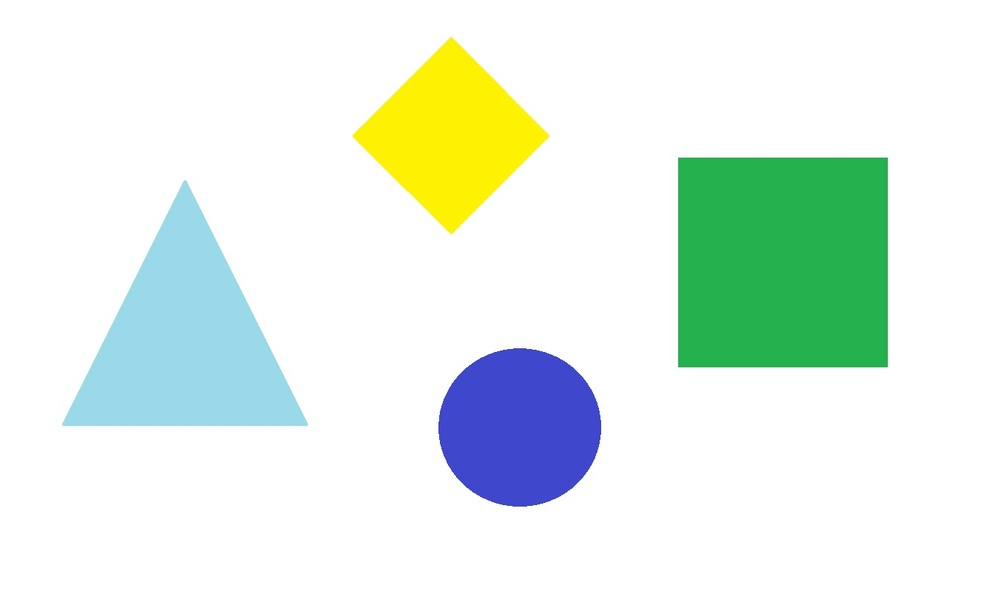
#> input picture task11/test3.jpg, 1000 x 610 px, shrunk from 1364 x 832 before the run
$ python task11.py
#> lines starting #> are read from the running program, lines starting #| are printed output that depends on the picture; after the words box and inside, x2 and y2 are one past the last pixel; in counts of white or black regions, pixels touching at a corner belong together
import cv2
import numpy as np

image = cv2.imread("test3.jpg")  # читаем картинку
#> image is the input picture: shape (610, 1000, 3); mean B, G, R 231.1, 240.9, 227.6
cv2.imshow("original", image)    # показываем оригинал
cv2.waitKey(0)

blurred_image = cv2.GaussianBlur(image, (11, 11), 0)  # размытие для снижения шума
cv2.imshow("blurred", blurred_image)
cv2.waitKey(0)

hsv_image = cv2.cvtColor(blurred_image, cv2.COLOR_BGR2HSV)  # переводим в hsv
#> hsv_image: shape (610, 1000, 3); mean H, S, V 17.2, 32.9, 246.4
cv2.imshow("HSV", hsv_image)
cv2.waitKey(0)

lower_bound = np.array([0, 30, 30])   # нижняя граница цвета
upper_bound = np.array([179, 255, 255])  # верхняя граница цвета

mask = cv2.inRange(hsv_image, lower_bound, upper_bound)  # маска нужного цвета
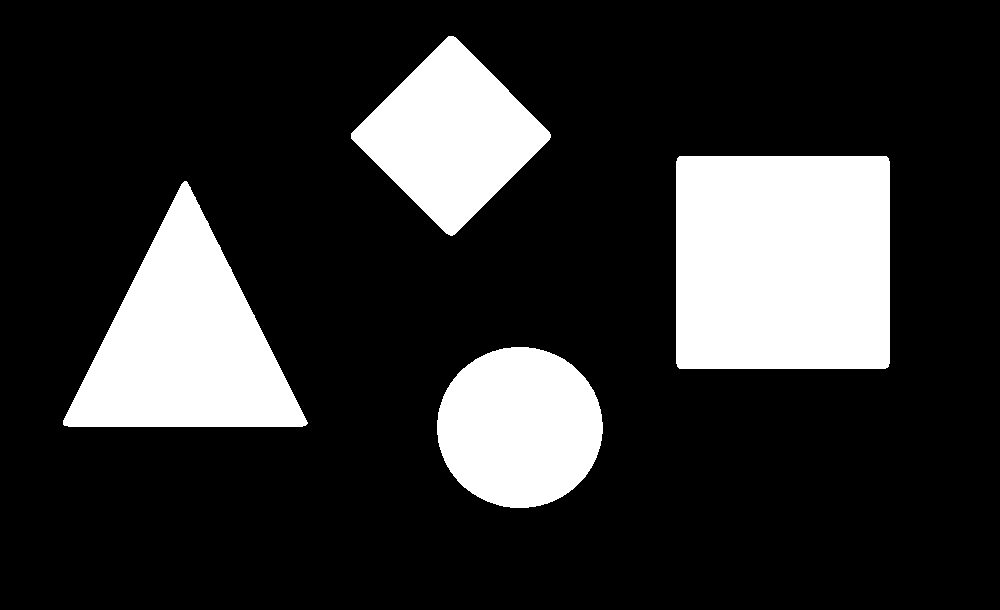
#> mask: shape (610, 1000); 19.5% white; 4 white regions
cv2.imshow("Mask", mask)
cv2.waitKey(0)

contours, hierarchy = cv2.findContours(mask.copy(), cv2.RETR_EXTERNAL, cv2.CHAIN_APPROX_SIMPLE)  # ищем контуры
#> contours = 4 contours; box (x1, y1, x2, y2) and area: (676, 156, 890, 369) 45129, (63, 181, 308, 427) 30856, (351, 36, 551, 236) 20830, (437, 347, 603, 508) 20726

sorted_contours = sorted(contours, key=cv2.contourArea, reverse=True)  # сортируем по площади
#> sorted_contours has the same summary as contours
largest_contour = sorted_contours[0]  # берём самый большой
#> largest_contour = contour of 18 points, box (x1, y1, x2, y2) (676, 156, 890, 369), area 45129

x, y, w, h = cv2.boundingRect(largest_contour)  # прямоугольник вокруг объекта
#> x = 676; y = 156; w = 214; h = 213
print(x, y, w, h)
#| 676 156 214 213

cx = int(x + w/2)  # центр по x
#> cx = 783
cy = int(y + h/2)  # центр по y
#> cy = 262
print(cx, cy)
#| 783 262

cv2.circle(image, (cx, cy), 7, (0, 0, 255), -1)  # рисуем красную точку в центре
#> image: shape (610, 1000, 3); 0.02% of pixels changed, all inside (x1, y1, x2, y2) = (776, 255, 791, 270)

cv2.drawContours(image, [largest_contour], -1, (0, 0, 255), 2)  # обводим объект красной рамкой
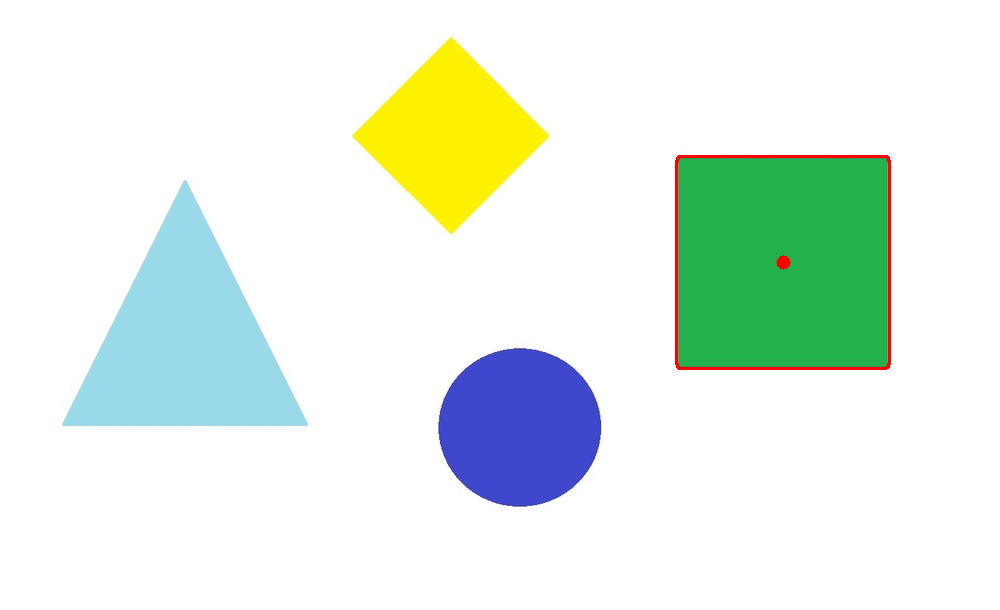
#> image: shape (610, 1000, 3); mean B, G, R 230.1, 239.8, 227.8

cv2.imshow("result", image)
cv2.waitKey(0)
cv2.destroyAllWindows()
